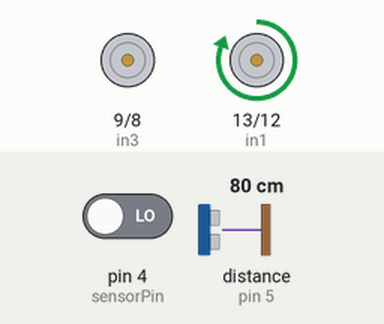
Recording of a sketch running on a simulated Arduino Uno, built with avr-gcc and run on an emulated ATmega328P. On the bench: motor-driver pin pairs drawn as motors (green arrow = first pin HIGH = forward, orange = second pin HIGH = backward, longer = more drive). Wiring (inferred from the names in the program): ultrasonic range finder: trigger pin 6; echo pin 5. Inputs (shaded band) come from the test bench; at power-on: pin 4 (sensorPin) LOW, distance to the obstacle (sensor on pin 5) 80 cm. The echo pulse lasts 58.3 µs per cm; what the sketch prints to the serial monitor is not drawn.

Above: at 1.7 s.
1.8 s: pin 4 (sensorPin) driven HIGH
At 3.0 s:
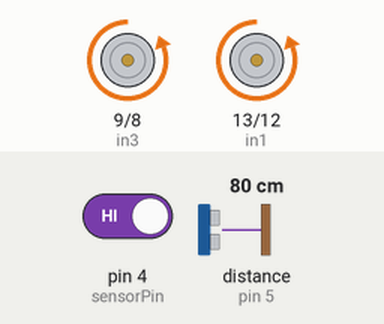
3.3 s: distance to the obstacle (sensor on pin 5) set to 12 cm
4.8 s: distance to the obstacle (sensor on pin 5) set to 9 cm
At 5.41 s:
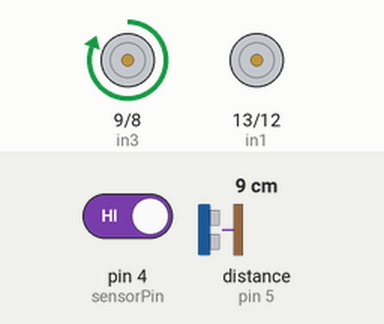
8.3 s: distance to the obstacle (sensor on pin 5) set to 18 cm
10.0 s: distance to the obstacle (sensor on pin 5) set to 2 cm
At 10.24 s:
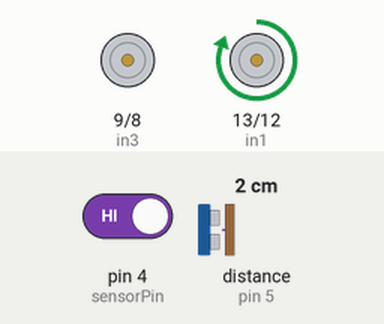
Timing chart, 0 to 14.5 s (numbered marks = the images above; inputs shaded):
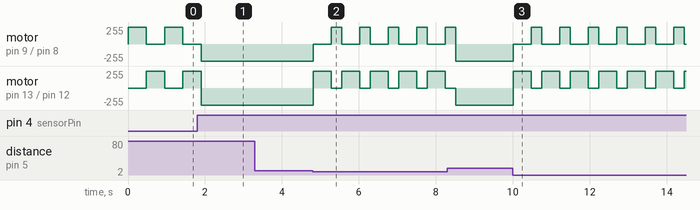

Measured:
- the behaviour switches between 11 and 10 cm on distance to the obstacle (sensor on pin 5) (found by bisection; images 1 and 2)
- after the input at 3.3 s, every drawn part: stays the same
- after the input at 4.8 s, motor on pin 9 (in3) / pin 8 (in4): alternates forward 255/255 for 0.27 s and stopped for 0.47 s, starting at once; motor on pin 13 (in1) / pin 12 (in2): alternates forward 255/255 for 0.47 s and stopped for 0.27 s, starting at once
- after the input at 10.0 s, motor on pin 9 (in3) / pin 8 (in4): alternates forward 255/255 for 0.27 s and stopped for 0.47 s, starting at once; motor on pin 13 (in1) / pin 12 (in2): alternates forward 255/255 for 0.47 s and stopped for 0.27 s, starting at once
- by itself, motor on pin 9 (in3) / pin 8 (in4): alternates forward 255/255 for 0.47 s and stopped for 0.48 s

The sketch:

auto2.ino
```cpp
int in1 = 13; //Out 1 es el sentido horario del motor uno
int in2 = 12; //Out 2 es el sentido ANTIhorarip del moto uno
int in3 = 9; //Out 3 es el sentido horario del motor dos
int in4 = 8; //Out 4 es el sentido ANTIhorario del motor dos

int echo = 5; //definimo el pin para el echo
int triger = 6; //definimos el pin para el triger

long tiempoPulso;
float distancia;

int valor=0; //iniciomos el valor que va a tomar el senso infrarojo en 0
const int sensorPin=4; //definimos el pin digital en donde vamos a conectar el sensor infrarojo

void atras (){
  digitalWrite(in1,LOW);
  digitalWrite(in2,HIGH);

  //motor drc
  digitalWrite(in3,HIGH);
  digitalWrite(in4,LOW);

}

void adelante()
{
  //motor izq
  digitalWrite(in1,LOW);
  digitalWrite(in2,HIGH);

  //motor drc
  digitalWrite(in3,LOW);
  digitalWrite(in4,HIGH);

}

void parar()
{
  digitalWrite(in1,LOW);
  digitalWrite(in2,LOW);

  //motor drc
  digitalWrite(in3,LOW);
  digitalWrite(in4,LOW);

}

void izquierda()
{
  digitalWrite(in1,LOW);
  digitalWrite(in2,LOW);
  //motor drc
  digitalWrite(in3,HIGH);
  digitalWrite(in4,LOW);

}

void derecha()
{
  digitalWrite(in1,HIGH);
  digitalWrite(in2,LOW);
  //motor drc
  digitalWrite(in3,LOW);
  digitalWrite(in4,LOW);
}
void setup() {
 Serial.begin(9600);
 //Definimos el modo de cada veriable definida
  pinMode(triger, OUTPUT);
  pinMode(echo, INPUT);

  pinMode (in1, OUTPUT);
  pinMode (in2, OUTPUT);
  pinMode (in3, OUTPUT);
  pinMode (in4, OUTPUT);

  pinMode(sensorPin, INPUT);

  digitalWrite (echo, LOW);
  digitalWrite (triger, LOW);
  }
  void loop(){
    digitalWrite (triger, HIGH);
  delayMicroseconds (10);
  digitalWrite (triger, LOW);
  //Hacemos la cuenta de la distancia tomada por el sensor en cm
  tiempoPulso=pulseIn(echo,HIGH);
  distancia= 0.034/2*tiempoPulso;
 Serial.print(distancia);

   if(distancia<10){
    derecha();
    delay(470);
    izquierda();
    delay(270);
   }
   else{
    adelante();
   }
   valor = digitalRead(sensorPin); // Iniciamos la lectura del sensor infrarojo
 if (valor == HIGH) {
  adelante();
  }
  else { // Si no que el auto gire para que se acomode y encuentre otra vez la linea
   Serial.println("Detecto");
   izquierda();
   delay(470);
   derecha();
   delay(470);

  }
  }
```
